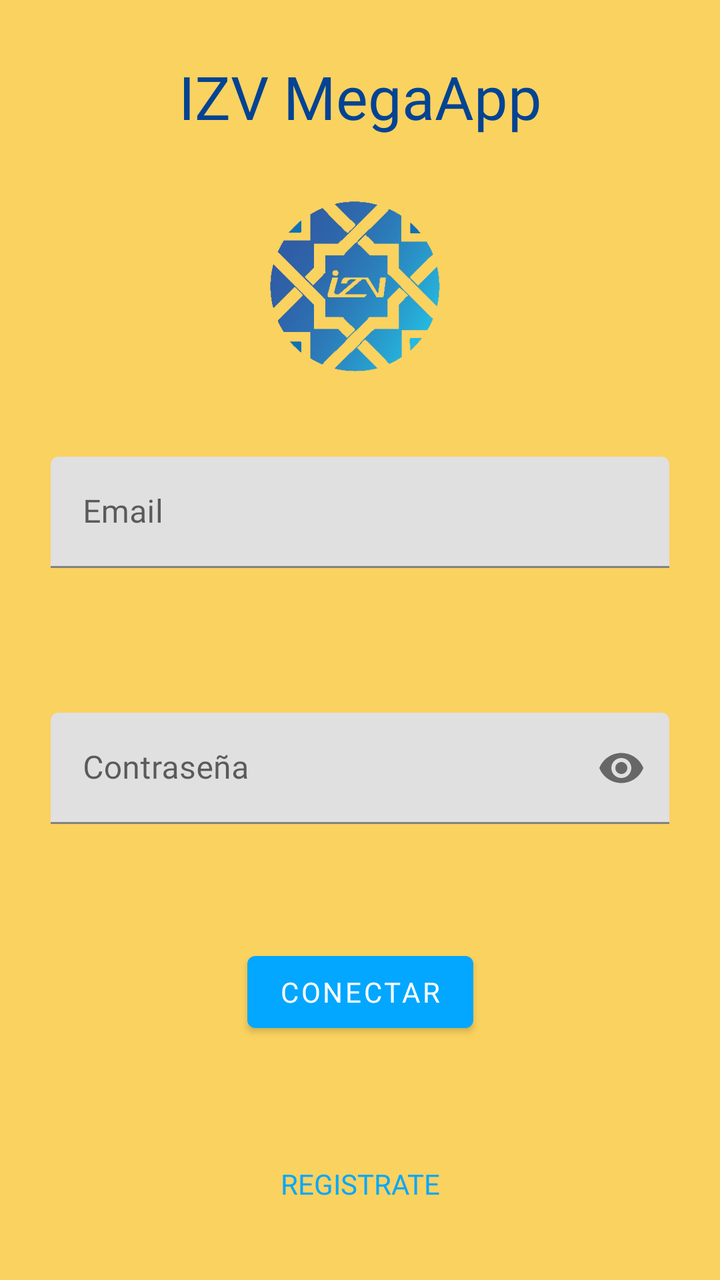
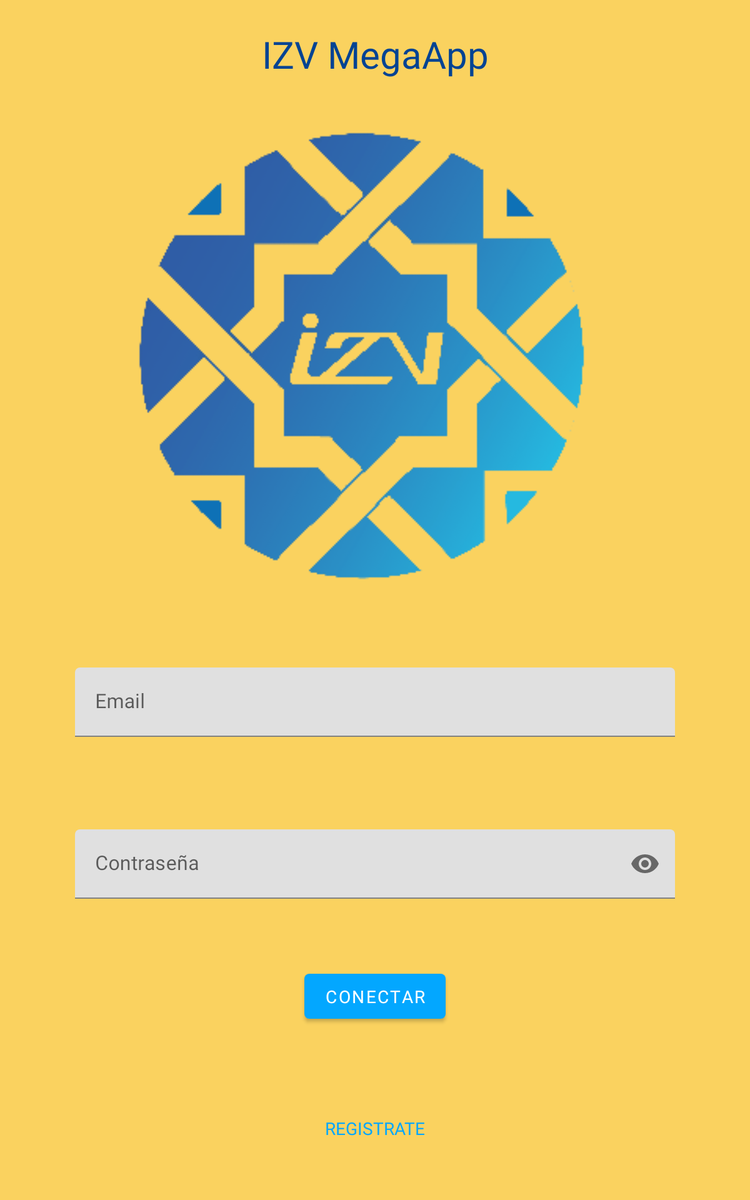

First picture: res/layout/ on a phone held upright. Second picture: the repository's own variant of that layout, on a device whose configuration matches the variant's folder. Source for both follows.
<!-- AndroidManifest.xml: application theme Theme.ExamenPilar -->
<!-- res/layout/activity_main.xml -->
<?xml version="1.0" encoding="utf-8"?>
<androidx.constraintlayout.widget.ConstraintLayout xmlns:android="http://schemas.android.com/apk/res/android"
    xmlns:app="http://schemas.android.com/apk/res-auto"
    xmlns:tools="http://schemas.android.com/tools"
    android:layout_width="match_parent"
    android:layout_height="match_parent"
    android:background="@color/backgroud"
    tools:context=".MainActivity">


    <TextView
        style="@style/Widget.AppCompat.TextView"
        android:layout_width="wrap_content"
        android:layout_height="wrap_content"
        android:fontFamily="@font/amarante"
        android:text="IZV MegaApp"
        android:textColor="#024393"
        android:textSize="30sp"
        app:layout_constraintBottom_toTopOf="@+id/guideline5"
        app:layout_constraintEnd_toEndOf="parent"
        app:layout_constraintStart_toStartOf="parent"
        app:layout_constraintTop_toTopOf="parent" />

    <androidx.constraintlayout.widget.Guideline
        android:id="@+id/guideline"
        android:layout_width="wrap_content"
        android:layout_height="wrap_content"
        android:orientation="horizontal"
        app:layout_constraintGuide_percent="0.3" />

    <androidx.constraintlayout.widget.Guideline
        android:id="@+id/guideline2"
        android:layout_width="wrap_content"
        android:layout_height="wrap_content"
        android:orientation="horizontal"
        app:layout_constraintGuide_percent="0.7" />

    <androidx.constraintlayout.widget.Guideline
        android:id="@+id/guideline3"
        android:layout_width="wrap_content"
        android:layout_height="wrap_content"
        android:orientation="horizontal"
        app:layout_constraintGuide_percent="0.5" />

    <Button
        android:id="@+id/btConectar"
        style="@style/Widget.MaterialComponents.Button"
        android:layout_width="wrap_content"
        android:layout_height="wrap_content"
        android:fontFamily="@font/amarante"
        android:text="Conectar"
        app:backgroundTint="@color/botones"
        app:layout_constraintBottom_toTopOf="@+id/guideline4"
        app:layout_constraintEnd_toEndOf="parent"
        app:layout_constraintStart_toStartOf="parent"
        app:layout_constraintTop_toTopOf="@+id/guideline2" />

    <Button
        android:id="@+id/btRegistrar"
        style="@style/Widget.AppCompat.Button.Borderless"
        android:layout_width="wrap_content"
        android:layout_height="wrap_content"
        android:text="Registrate"
        android:textColor="@color/botones"
        app:backgroundTint="@color/botones"
        app:layout_constraintBottom_toBottomOf="parent"
        app:layout_constraintEnd_toEndOf="parent"
        app:layout_constraintStart_toStartOf="parent"
        app:layout_constraintTop_toTopOf="@+id/guideline4" />

    <androidx.constraintlayout.widget.Guideline
        android:id="@+id/guideline4"
        android:layout_width="wrap_content"
        android:layout_height="wrap_content"
        android:orientation="horizontal"
        app:layout_constraintGuide_percent="0.85" />

    <androidx.constraintlayout.widget.Guideline
        android:id="@+id/guideline5"
        android:layout_width="wrap_content"
        android:layout_height="wrap_content"
        android:orientation="horizontal"
        app:layout_constraintGuide_percent="0.15" />

    <com.google.android.material.textfield.TextInputLayout
        android:layout_width="0dp"
        android:layout_height="wrap_content"
        app:layout_constraintBottom_toTopOf="@+id/guideline3"
        app:layout_constraintEnd_toStartOf="@+id/guideline19"
        app:layout_constraintStart_toStartOf="@+id/guideline21"
        app:layout_constraintTop_toTopOf="@+id/guideline">

        <com.google.android.material.textfield.TextInputEditText
            android:id="@+id/inputEmail"
            android:maxLines="1"
            android:layout_width="match_parent"
            android:layout_height="wrap_content"
            android:hint="Email" />
    </com.google.android.material.textfield.TextInputLayout>

    <com.google.android.material.textfield.TextInputLayout
        android:layout_width="0dp"
        android:layout_height="wrap_content"
        app:layout_constraintBottom_toTopOf="@+id/guideline2"
        app:layout_constraintEnd_toStartOf="@+id/guideline19"
        app:layout_constraintStart_toStartOf="@+id/guideline21"
        app:layout_constraintTop_toTopOf="@+id/guideline3"
        app:passwordToggleEnabled="true">

        <com.google.android.material.textfield.TextInputEditText
            android:id="@+id/inputPass"
            android:maxLines="1"
            android:layout_width="match_parent"
            android:layout_height="wrap_content"
            android:hint="Contraseña"
            android:inputType="textPassword" />
    </com.google.android.material.textfield.TextInputLayout>

    <ImageView
        android:id="@+id/imageView"
        android:layout_width="0dp"
        android:layout_height="0dp"
        app:layout_constraintBottom_toTopOf="@+id/guideline"
        app:layout_constraintEnd_toEndOf="parent"
        app:layout_constraintStart_toStartOf="parent"
        app:layout_constraintTop_toTopOf="@+id/guideline5"
        app:srcCompat="@drawable/logo" />

    <androidx.constraintlayout.widget.Guideline
        android:id="@+id/guideline19"
        android:layout_width="wrap_content"
        android:layout_height="wrap_content"
        android:orientation="vertical"
        app:layout_constraintGuide_percent="0.93" />

    <androidx.constraintlayout.widget.Guideline
        android:id="@+id/guideline21"
        android:layout_width="wrap_content"
        android:layout_height="wrap_content"
        android:orientation="vertical"
        app:layout_constraintGuide_percent="0.07" />

</androidx.constraintlayout.widget.ConstraintLayout>
<!-- resources referenced by this layout -->
<resources>
  <color name="backgroud">#FAD25F</color>
  <color name="botones">#03A7FF</color>
  <!-- drawable logo: png bitmap (drawable, 37178 bytes) -->
  <style name="Theme.ExamenPilar" parent="Theme.MaterialComponents.DayNight.DarkActionBar">
          
          <item name="colorPrimary">@color/botones</item>
          <item name="colorPrimaryVariant">@color/cabeceras</item>
          <item name="colorOnPrimary">@color/white</item>
          
          <item name="colorSecondary">@color/botones</item>
          <item name="colorSecondaryVariant">@color/teal_700</item>
          <item name="colorOnSecondary">@color/black</item>
          
          <item name="android:statusBarColor" tools:targetApi="l">?attr/colorPrimaryVariant</item>
          
          <item name="fontFamily">@font/amarante</item>
      </style>
  <color name="cabeceras">#024393</color>
  <color name="white">#FFFFFFFF</color>
  <color name="teal_700">#FF018786</color>
  <color name="black">#FF000000</color>
</resources>
<!-- res/layout-sw600dp/activity_main.xml (the repository's variant of the layout above) -->
<!-- drawn on a 7-inch tablet held upright -->
<?xml version="1.0" encoding="utf-8"?>
<androidx.constraintlayout.widget.ConstraintLayout xmlns:android="http://schemas.android.com/apk/res/android"
    xmlns:app="http://schemas.android.com/apk/res-auto"
    xmlns:tools="http://schemas.android.com/tools"
    android:layout_width="match_parent"
    android:layout_height="match_parent"
    android:background="@color/backgroud"
    tools:context=".MainActivity">


    <TextView
        style="@style/Widget.AppCompat.TextView"
        android:layout_width="wrap_content"
        android:layout_height="wrap_content"
        android:fontFamily="@font/amarante"
        android:text="IZV MegaApp"
        android:textColor="#024393"
        android:textSize="30sp"
        app:layout_constraintBottom_toTopOf="@+id/guideline5"
        app:layout_constraintEnd_toEndOf="parent"
        app:layout_constraintStart_toStartOf="parent"
        app:layout_constraintTop_toTopOf="parent" />

    <androidx.constraintlayout.widget.Guideline
        android:id="@+id/guideline"
        android:layout_width="wrap_content"
        android:layout_height="wrap_content"
        android:orientation="horizontal"
        app:layout_constraintGuide_percent="0.51" />

    <androidx.constraintlayout.widget.Guideline
        android:id="@+id/guideline2"
        android:layout_width="wrap_content"
        android:layout_height="wrap_content"
        android:orientation="horizontal"
        app:layout_constraintGuide_percent="0.78" />

    <androidx.constraintlayout.widget.Guideline
        android:id="@+id/guideline3"
        android:layout_width="wrap_content"
        android:layout_height="wrap_content"
        android:orientation="horizontal"
        app:layout_constraintGuide_percent="0.66" />

    <Button
        android:id="@+id/btConectar"
        style="@style/Widget.MaterialComponents.Button"
        android:layout_width="wrap_content"
        android:layout_height="wrap_content"
        android:fontFamily="@font/amarante"
        android:text="Conectar"
        app:backgroundTint="@color/botones"
        app:layout_constraintBottom_toTopOf="@+id/guideline4"
        app:layout_constraintEnd_toEndOf="parent"
        app:layout_constraintStart_toStartOf="parent"
        app:layout_constraintTop_toTopOf="@+id/guideline2" />

    <Button
        android:id="@+id/btRegistrar"
        style="@style/Widget.AppCompat.Button.Borderless"
        android:layout_width="wrap_content"
        android:layout_height="wrap_content"
        android:text="Registrate"
        android:textColor="@color/botones"
        app:backgroundTint="@color/botones"
        app:layout_constraintBottom_toBottomOf="parent"
        app:layout_constraintEnd_toEndOf="parent"
        app:layout_constraintStart_toStartOf="parent"
        app:layout_constraintTop_toTopOf="@+id/guideline4" />

    <androidx.constraintlayout.widget.Guideline
        android:id="@+id/guideline4"
        android:layout_width="wrap_content"
        android:layout_height="wrap_content"
        android:orientation="horizontal"
        app:layout_constraintGuide_percent="0.88" />

    <androidx.constraintlayout.widget.Guideline
        android:id="@+id/guideline5"
        android:layout_width="wrap_content"
        android:layout_height="wrap_content"
        android:orientation="horizontal"
        app:layout_constraintGuide_percent="0.09" />

    <com.google.android.material.textfield.TextInputLayout
        android:layout_width="0dp"
        android:layout_height="wrap_content"
        app:layout_constraintBottom_toTopOf="@+id/guideline3"
        app:layout_constraintEnd_toStartOf="@+id/guideline23"
        app:layout_constraintStart_toStartOf="@+id/guideline24"
        app:layout_constraintTop_toTopOf="@+id/guideline">

        <com.google.android.material.textfield.TextInputEditText
            android:id="@+id/inputEmail"
            android:layout_width="match_parent"
            android:maxLines="1"
            android:layout_height="wrap_content"
            android:hint="Email" />
    </com.google.android.material.textfield.TextInputLayout>

    <com.google.android.material.textfield.TextInputLayout
        android:layout_width="0dp"
        android:layout_height="wrap_content"
        app:layout_constraintBottom_toTopOf="@+id/guideline2"
        app:layout_constraintEnd_toStartOf="@+id/guideline23"
        app:layout_constraintStart_toStartOf="@+id/guideline24"
        app:layout_constraintTop_toTopOf="@+id/guideline3"
        app:passwordToggleEnabled="true">

        <com.google.android.material.textfield.TextInputEditText
            android:id="@+id/inputPass"
            android:layout_width="match_parent"
            android:layout_height="wrap_content"
            android:hint="Contraseña"
            android:inputType="textPassword" />
    </com.google.android.material.textfield.TextInputLayout>

    <ImageView
        android:id="@+id/imageView"
        android:layout_width="0dp"
        android:layout_height="0dp"
        app:layout_constraintBottom_toTopOf="@+id/guideline"
        app:layout_constraintEnd_toEndOf="parent"
        app:layout_constraintStart_toStartOf="parent"
        app:layout_constraintTop_toTopOf="@+id/guideline5"
        app:srcCompat="@drawable/logo" />

    <androidx.constraintlayout.widget.Guideline
        android:id="@+id/guideline23"
        android:layout_width="wrap_content"
        android:layout_height="wrap_content"
        android:orientation="vertical"
        app:layout_constraintGuide_percent="0.9" />

    <androidx.constraintlayout.widget.Guideline
        android:id="@+id/guideline24"
        android:layout_width="wrap_content"
        android:layout_height="wrap_content"
        android:orientation="vertical"
        app:layout_constraintGuide_percent="0.1" />

</androidx.constraintlayout.widget.ConstraintLayout>
